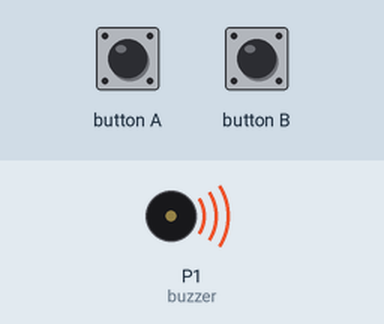
Recording of a program running on a simulated BBC micro:bit running MicroPython. Parts: buzzer (waves = sounding).

Above: at 0.2 s.
At 7.15 s:
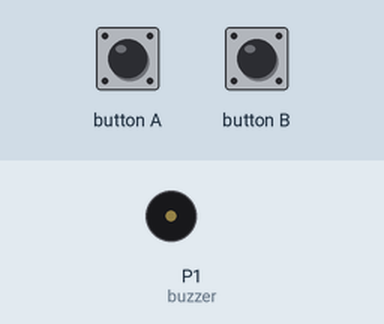
Timing chart, 0 to 7.8 s (numbered marks = the images above):
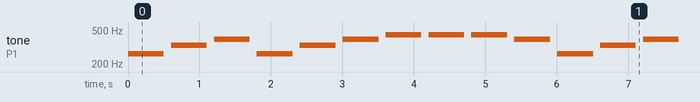

Measured:
- by itself, tone on P1 (buzzer): repeats every 6.0 s: silent 0.10 s, 330 Hz 0.50 s, silent 0.10 s, 392 Hz 0.50 s, silent 0.10 s, 262 Hz 0.50 s, silent 0.10 s, 330 Hz 0.50 s, silent 0.10 s, 392 Hz 0.50 s, 3 × (silent 0.10 s, 440 Hz 0.50 s), silent 0.10 s, 392 Hz 0.50 s, silent 0.10 s, 262 Hz 0.50 s

The program:

main.py
```python
from microbit import *
import music

display.clear()
buzzer=pin1
def play(tone):
    music.pitch(tone, -1, buzzer)
    sleep(500)
    music.pitch(0, -1, buzzer)
    sleep(100)

while True:
    for i in range(2):
        play(262)
        play(330)
        play(392)

    for i in range(3):
        play(440)
    play(392)

    
```
